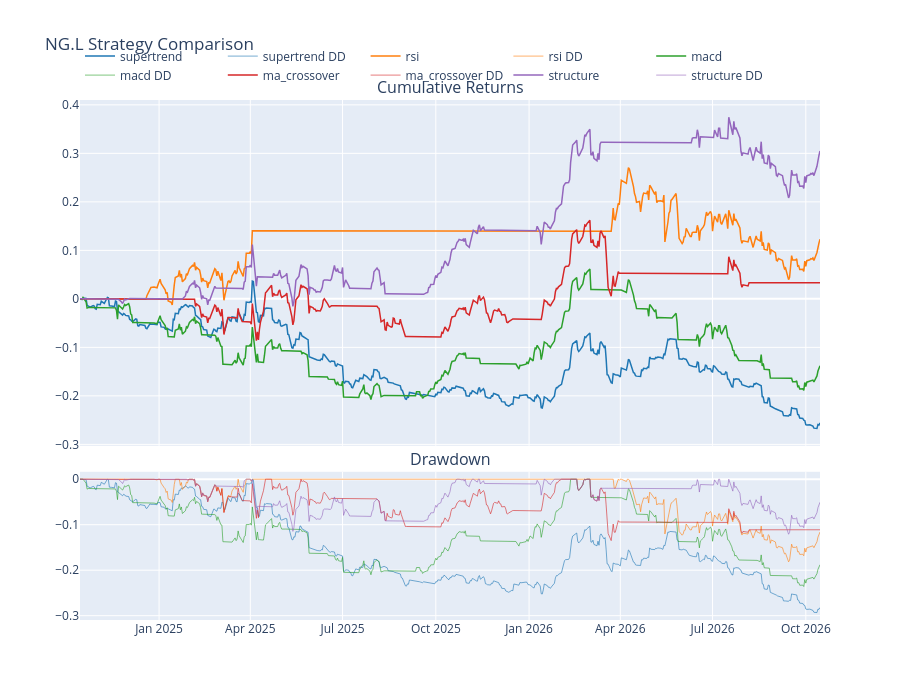

The notebook cell saved with this chart:
### Markdown cell above
## Equity Curves & Drawdown

Plot cumulative returns and drawdown for all strategies.

### Code cell
def plot_comparison(df: pd.DataFrame, strategies: list[str] | None = None):
    """Plot equity curves using plotly directly."""
    if strategies is None:
        strategies = list(STRATEGIES.keys())

    import plotly.graph_objects as go
    from plotly.subplots import make_subplots

    fig = make_subplots(
        rows=2, cols=1,
        shared_xaxes=True,
        vertical_spacing=0.05,
        row_heights=[0.7, 0.3],
        subplot_titles=["Cumulative Returns", "Drawdown"],
    )

    colors = ["#1f77b4", "#ff7f0e", "#2ca02c", "#d62728", "#9467bd"]

    for i, name in enumerate(strategies):
        pf = run_backtest(df, name)
        cum_ret = pf.cumulative_returns()
        fig.add_trace(
            go.Scatter(x=cum_ret.index, y=cum_ret.values, name=name,
                       line=dict(width=1.5, color=colors[i % len(colors)])),
            row=1, col=1,
        )
        dd = pf.drawdown()
        fig.add_trace(
            go.Scatter(x=dd.index, y=dd.values, name=name + " DD",
                       line=dict(width=1, color=colors[i % len(colors)]),
                       opacity=0.6),
            row=2, col=1,
        )

    fig.update_layout(
        title="NG.L Strategy Comparison",
        height=700,
        showlegend=True,
        legend=dict(orientation="h", yanchor="bottom", y=1.02),
        hovermode="x unified",
    )

    display(fig)


plot_comparison(df)

### Figure 1 — Plotly figure (JSON) as saved in the notebook; plotly's stock layout.template omitted (floating-point values rounded to 4 significant figures; data arrays with more than 128 entries replaced by an {"elided": "..."} marker saying what was removed)
{"data": [{"line": {"color": "#1f77b4", "width": 1.5}, "name": "supertrend", "type": "scatter", "x": {"elided": "507 str values"}, "xaxis": "x", "y": {"elided": "507 float values"}, "yaxis": "y"}, {"line": {"color": "#1f77b4", "width": 1}, "name": "supertrend DD", "opacity": 0.6, "type": "scatter", "x": {"elided": "507 str values"}, "xaxis": "x2", "y": {"elided": "507 float values"}, "yaxis": "y2"}, {"line": {"color": "#ff7f0e", "width": 1.5}, "name": "rsi", "type": "scatter", "x": {"elided": "507 str values"}, "xaxis": "x", "y": {"elided": "507 float values"}, "yaxis": "y"}, {"line": {"color": "#ff7f0e", "width": 1}, "name": "rsi DD", "opacity": 0.6, "type": "scatter", "x": {"elided": "507 str values"}, "xaxis": "x2", "y": {"elided": "507 float values"}, "yaxis": "y2"}, {"line": {"color": "#2ca02c", "width": 1.5}, "name": "macd", "type": "scatter", "x": {"elided": "507 str values"}, "xaxis": "x", "y": {"elided": "507 float values"}, "yaxis": "y"}, {"line": {"color": "#2ca02c", "width": 1}, "name": "macd DD", "opacity": 0.6, "type": "scatter", "x": {"elided": "507 str values"}, "xaxis": "x2", "y": {"elided": "507 float values"}, "yaxis": "y2"}, {"line": {"color": "#d62728", "width": 1.5}, "name": "ma_crossover", "type": "scatter", "x": {"elided": "507 str values"}, "xaxis": "x", "y": {"elided": "507 float values"}, "yaxis": "y"}, {"line": {"color": "#d62728", "width": 1}, "name": "ma_crossover DD", "opacity": 0.6, "type": "scatter", "x": {"elided": "507 str values"}, "xaxis": "x2", "y": {"elided": "507 float values"}, "yaxis": "y2"}, {"line": {"color": "#9467bd", "width": 1.5}, "name": "structure", "type": "scatter", "x": {"elided": "507 str values"}, "xaxis": "x", "y": {"elided": "507 float values"}, "yaxis": "y"}, {"line": {"color": "#9467bd", "width": 1}, "name": "structure DD", "opacity": 0.6, "type": "scatter", "x": {"elided": "507 str values"}, "xaxis": "x2", "y": {"elided": "507 float values"}, "yaxis": "y2"}], "layout": {"annotations": [{"font": {"size": 16}, "showarrow": false, "text": "Cumulative Returns", "x": 0.5, "xanchor": "center", "xref": "paper", "y": 1.0, "yanchor": "bottom", "yref": "paper"}, {"font": {"size": 16}, "showarrow": false, "text": "Drawdown", "x": 0.5, "xanchor": "center", "xref": "paper", "y": 0.285, "yanchor": "bottom", "yref": "paper"}], "height": 700, "hovermode": "x unified", "legend": {"orientation": "h", "y": 1.02, "yanchor": "bottom"}, "showlegend": true, "title": {"text": "NG.L Strategy Comparison"}, "xaxis": {"anchor": "y", "domain": [0, 1], "matches": "x2", "showticklabels": false}, "xaxis2": {"anchor": "y2", "domain": [0, 1]}, "yaxis": {"anchor": "x", "domain": [0.335, 1.0]}, "yaxis2": {"anchor": "x2", "domain": [0, 0.285]}}}
